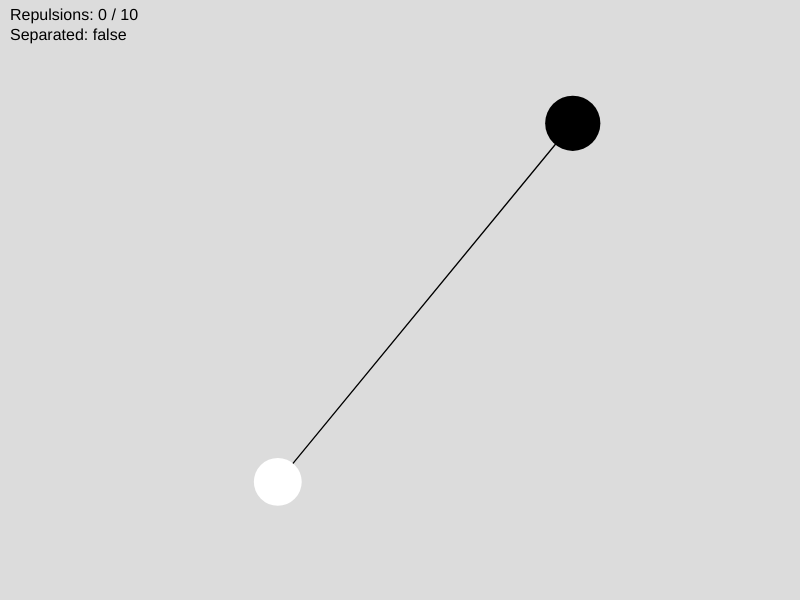
Frame 1 (no input)
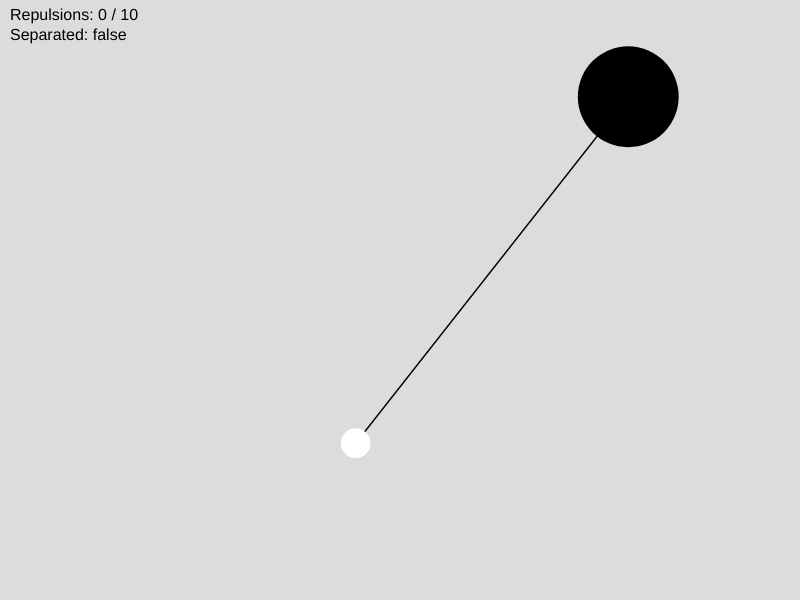
Frame 60 (no input)
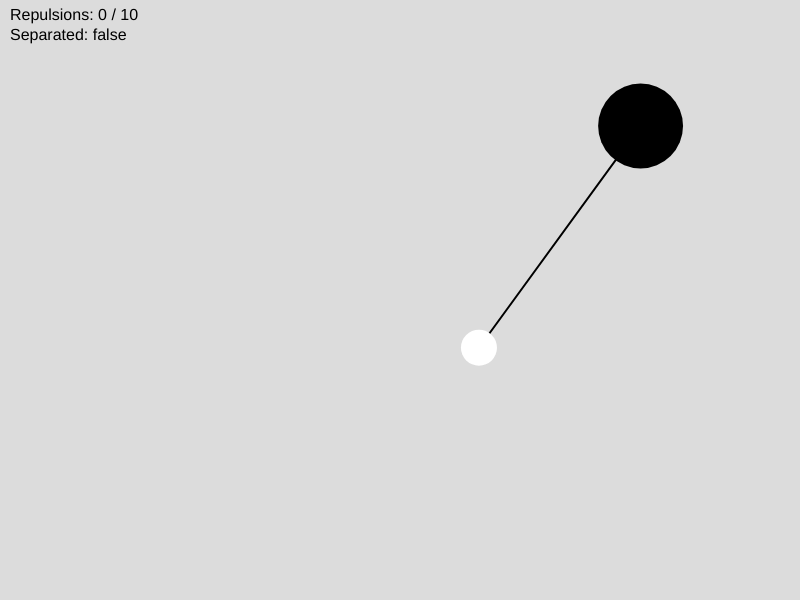
Frame 120 (the mouse pressed at the canvas centre since frame 60)

The p5.js sketch that drew these frames (run headless with seeded random() and noise() and a simulated clock; from frame 60 on, the mouse is pressed at the canvas centre):

// p5.js sketch
// ── sketch.js
let blackBall;
let whiteBall;
let attractorForce = 0.2;
let repulsionCount = 0;
const MAX_REPULSIONS = 10;
const BASE_RADIUS = 25;
const SEPARATION_DISTANCE = 10;

let separated = false;
let outOfBoundsStartTime = 0;
const RESET_TIME = 5000;

let dominantType = 'black';
let dominanceSwitched = false;

let currentBlackRadius = BASE_RADIUS;
let currentWhiteRadius = BASE_RADIUS;

// ★ 흔들림 관련 변수
let shake = 0;
const SHAKE_THRESHOLD_DISTANCE = 150;  // 멀어짐 판정 기준
let prevDist = 0;

function setup() {
    createCanvas(800, 600);
    resetBalls();
}

function resetBalls() {
    blackBall = new Particle(random(width), random(height), 10, color(0));
    whiteBall = new Particle(random(width), random(height), 10, color(255));

    repulsionCount = 0;
    separated = false;
    outOfBoundsStartTime = 0;

    dominantType = random(1) < 0.5 ? 'black' : 'white';
    dominanceSwitched = false;

    currentBlackRadius = BASE_RADIUS;
    currentWhiteRadius = BASE_RADIUS;

    prevDist = p5.Vector.dist(blackBall.position, whiteBall.position);
    shake = 0;
}

function draw() {
    background(220);

    let distance = p5.Vector.dist(blackBall.position, whiteBall.position);
    let targetBlackRadius = BASE_RADIUS;
    let targetWhiteRadius = BASE_RADIUS;

    if (!separated) {
        // Dominance switching
        let switchThreshold = BASE_RADIUS * 4;
        let switchBuffer = 50;

        if (distance < switchThreshold) {
            if (!dominanceSwitched) {
                dominantType = random(1) < 0.5 ? 'black' : 'white';
                dominanceSwitched = true;
            }
        } else if (distance > switchThreshold + switchBuffer) {
            dominanceSwitched = false;
        }

        // Map distance to radius
        let maxDist = sqrt(width * width + height * height) / 1.5;
        let factor = constrain(map(distance, 0, maxDist, 0, 1), 0, 1);

        if (dominantType === 'black') {
            targetBlackRadius = BASE_RADIUS * (1 + factor * 1.5);
            targetWhiteRadius = BASE_RADIUS * (1 - factor * 0.6);
        } else {
            targetWhiteRadius = BASE_RADIUS * (1 + factor * 1.5);
            targetBlackRadius = BASE_RADIUS * (1 - factor * 0.6);
        }
    }

    // Smooth transition
    currentBlackRadius = lerp(currentBlackRadius, targetBlackRadius, 0.1);
    currentWhiteRadius = lerp(currentWhiteRadius, targetWhiteRadius, 0.1);

    if (!separated) {
        // Attraction
        let magnitude = attractorForce * max((blackBall.mass / 10) * (whiteBall.mass / 10), 0.1);
        let forceTowardW = p5.Vector.sub(whiteBall.position, blackBall.position).normalize().mult(magnitude);
        let forceTowardB = p5.Vector.sub(blackBall.position, whiteBall.position).normalize().mult(magnitude);

        blackBall.applyForce(forceTowardW);
        whiteBall.applyForce(forceTowardB);

        // Repulsion
        if (distance < SEPARATION_DISTANCE + (currentBlackRadius + currentWhiteRadius) / 4) {
            repulsionCount++;

            let rep = p5.Vector.sub(whiteBall.position, blackBall.position).normalize().mult(50);
            whiteBall.applyForce(rep);
            blackBall.applyForce(p5.Vector.mult(rep, -1));

            if (repulsionCount >= MAX_REPULSIONS) {
                separated = true;
            }
        }

        blackBall.update();
        whiteBall.update();

        blackBall.bounceOffWalls(0, 0, width, height, currentBlackRadius);
        whiteBall.bounceOffWalls(0, 0, width, height, currentWhiteRadius);

        // -----------------------------------------------------------
        // ★ 변경된 흔들림 로직: "멀어지는 순간"에만 shake 강하게 증가
        // -----------------------------------------------------------
        if (distance > SHAKE_THRESHOLD_DISTANCE && prevDist <= SHAKE_THRESHOLD_DISTANCE) {
            shake = 20;    // 멀어짐 순간 큰 흔들림 발생
        }

        // 흔들림 감쇠
        shake *= 0.9;

        // 선 좌표 흔들림 적용
        let x1 = blackBall.position.x + random(-shake, shake);
        let y1 = blackBall.position.y + random(-shake, shake);
        let x2 = whiteBall.position.x + random(-shake, shake);
        let y2 = whiteBall.position.y + random(-shake, shake);

        // Draw line
        let weight = map(distance, 0, width, 3, 0.1);
        strokeWeight(constrain(weight, 0.1, 3));
        stroke(0);
        line(x1, y1, x2, y2);

    } else {
        // Separated behavior
        blackBall.mass = 10;
        whiteBall.mass = 10;

        let fw = p5.Vector.sub(whiteBall.position, blackBall.position).normalize().mult(attractorForce * 0.1);
        let fb = p5.Vector.sub(blackBall.position, whiteBall.position).normalize().mult(attractorForce * 0.1);

        blackBall.applyForce(fw);
        whiteBall.applyForce(fb);

        blackBall.update();
        whiteBall.update();

        let blackOut = !isInsideCanvas(blackBall.position, currentBlackRadius);
        let whiteOut = !isInsideCanvas(whiteBall.position, currentWhiteRadius);

        if (blackOut || whiteOut) {
            if (outOfBoundsStartTime === 0) {
                outOfBoundsStartTime = millis();
            } else if (millis() - outOfBoundsStartTime > RESET_TIME) {
                resetBalls();
            }
        } else {
            outOfBoundsStartTime = 0;
        }
    }

    // Draw balls
    blackBall.display(currentBlackRadius);
    whiteBall.display(currentWhiteRadius);

    fill(0);
    noStroke();
    textSize(16);
    text("Repulsions: " + repulsionCount + " / " + MAX_REPULSIONS, 10, 20);
    text("Separated: " + separated, 10, 40);

    if (separated && outOfBoundsStartTime > 0) {
        let timeLeft = max(0, ceil((RESET_TIME - (millis() - outOfBoundsStartTime)) / 1000));
        text("Reset in: " + timeLeft + "s", 10, 60);
    }

    prevDist = distance;
}

function isInsideCanvas(pos, radius) {
    return pos.x > -radius && pos.x < width + radius &&
        pos.y > -radius && pos.y < height + radius;
}
// ── Obstacle.js
class Obstacle {
    constructor(side, canvasWidth, canvasHeight) {
        this.side = side; // 'TOP', 'BOTTOM', 'LEFT', 'RIGHT'
        this.w = 0;
        this.h = 0;
        this.pos = createVector(0, 0);

        // Max depth: Canvas Dimension - 50 (Very deep extension)
        if (side === 'TOP' || side === 'BOTTOM') {
            this.maxDepth = canvasHeight - 50;
        } else {
            this.maxDepth = canvasWidth - 50;
        }

        this.speed = random(2, 6); // Slower speed
        this.canvasWidth = canvasWidth;
        this.canvasHeight = canvasHeight;

        this.initPosition();
    }

    initPosition() {
        if (this.side === 'TOP') {
            this.w = this.canvasWidth; // Full width
            this.h = 0; // Starts retracted
            this.pos = createVector(0, 0);
        } else if (this.side === 'BOTTOM') {
            this.w = this.canvasWidth; // Full width
            this.h = 0;
            this.pos = createVector(0, this.canvasHeight);
        } else if (this.side === 'LEFT') {
            this.w = 0;
            this.h = this.canvasHeight; // Full height
            this.pos = createVector(0, 0);
        } else if (this.side === 'RIGHT') {
            this.w = 0;
            this.h = this.canvasHeight; // Full height
            this.pos = createVector(this.canvasWidth, 0);
        }
    }

    update(isActive) {
        if (isActive) {
            this.grow();
        } else {
            this.shrink();
            if (this.isFullyRetracted()) {
                this.resetProperties(); // Re-randomize when back at wall
            }
        }
    }

    grow() {
        if (this.isMaxDepth()) return;

        if (this.side === 'TOP') {
            this.h += this.speed;
            if (this.h > this.maxDepth) this.h = this.maxDepth;
        } else if (this.side === 'BOTTOM') {
            this.h += this.speed;
            if (this.h > this.maxDepth) this.h = this.maxDepth;
            this.pos.y = this.canvasHeight - this.h;
        } else if (this.side === 'LEFT') {
            this.w += this.speed;
            if (this.w > this.maxDepth) this.w = this.maxDepth;
        } else if (this.side === 'RIGHT') {
            this.w += this.speed;
            if (this.w > this.maxDepth) this.w = this.maxDepth;
            this.pos.x = this.canvasWidth - this.w;
        }
    }

    shrink() {
        if (this.side === 'TOP') {
            this.h -= this.speed;
        } else if (this.side === 'BOTTOM') {
            this.h -= this.speed;
            this.pos.y += this.speed;
        } else if (this.side === 'LEFT') {
            this.w -= this.speed;
        } else if (this.side === 'RIGHT') {
            this.w -= this.speed;
            this.pos.x += this.speed;
        }
    }

    isMaxDepth() {
        if (this.side === 'TOP' || this.side === 'BOTTOM') {
            return this.h >= this.maxDepth;
        } else {
            return this.w >= this.maxDepth;
        }
    }

    isFullyRetracted() {
        if (this.side === 'TOP' || this.side === 'BOTTOM') {
            return this.h <= 0;
        } else {
            return this.w <= 0;
        }
    }

    resetProperties() {
        this.maxDepth = random(50, 200);
        this.initPosition(); // Get new random x/y
    }

    display() {
        noStroke();
        fill(0); // Black obstacles
        rect(this.pos.x, this.pos.y, this.w, this.h);
    }

    checkCollision(particle, radius) {
        // AABB vs Circle
        // Rectangle: this.pos.x, this.pos.y, this.w, this.h
        // Circle: particle.position.x, particle.position.y, radius

        // Find closest point on rect to circle center
        let testX = particle.position.x;
        let testY = particle.position.y;

        if (particle.position.x < this.pos.x) testX = this.pos.x;
        else if (particle.position.x > this.pos.x + this.w) testX = this.pos.x + this.w;

        if (particle.position.y < this.pos.y) testY = this.pos.y;
        else if (particle.position.y > this.pos.y + this.h) testY = this.pos.y + this.h;

        let distX = particle.position.x - testX;
        let distY = particle.position.y - testY;
        let distance = sqrt((distX * distX) + (distY * distY));

        if (distance <= radius) {
            // Collision detected

            // Calculate normal
            let normal = createVector(distX, distY);
            // If center is inside logic (rare but possible), handle it
            if (distance === 0) {
                // Push out based on side
                if (this.side === 'TOP') normal = createVector(0, 1);
                else if (this.side === 'BOTTOM') normal = createVector(0, -1);
                else if (this.side === 'LEFT') normal = createVector(1, 0);
                else if (this.side === 'RIGHT') normal = createVector(-1, 0);
            } else {
                normal.normalize();
            }

            // Reflect velocity: v' = v - 2 * (v . n) * n
            let vDotN = p5.Vector.dot(particle.velocity, normal);
            let reflection = p5.Vector.mult(normal, 2 * vDotN);
            particle.velocity.sub(reflection);

            // Push out to avoid sticking
            let overlap = radius - distance;
            let correction = p5.Vector.mult(normal, overlap + 1); // +1 safety buffer
            particle.position.add(correction);

            return true;
        }
        return false;
    }
}

// ── Particle.js
class Particle {
  constructor(x, y, m, c) {
    this.position = createVector(x, y);
    this.velocity = p5.Vector.random2D();
    this.velocity.mult(random(0.5, 2));
    this.acceleration = createVector(0, 0);
    this.mass = m;
    this.col = c;
  }

  applyForce(force) {
    let f = p5.Vector.div(force, this.mass);
    this.acceleration.add(f);
  }

  update() {
    this.velocity.add(this.acceleration);
    this.position.add(this.velocity);
    this.acceleration.mult(0); // Clear acceleration each frame
  }

  display(radius) {
    noStroke();
    fill(this.col);
    ellipse(this.position.x, this.position.y, radius * 2);
  }

  bounceOffWalls(xMin, yMin, xMax, yMax, radius) {
    if (this.position.x > xMax - radius) {
      this.position.x = xMax - radius;
      this.velocity.x *= -1;
    } else if (this.position.x < xMin + radius) {
      this.position.x = xMin + radius;
      this.velocity.x *= -1;
    }

    if (this.position.y > yMax - radius) {
      this.position.y = yMax - radius;
      this.velocity.y *= -1;
    } else if (this.position.y < yMin + radius) {
      this.position.y = yMin + radius;
      this.velocity.y *= -1;
    }
  }
}
